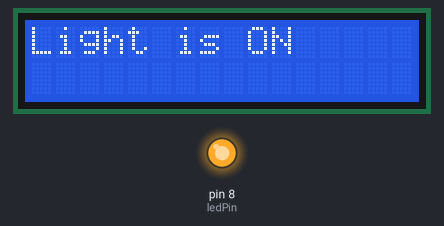
The sketch below on a simulated Arduino Uno, built with avr-gcc and run on an emulated ATmega328P. On the bench: 16×2 character LCD, output pins drawn as LEDs (lit = HIGH).

Above: at 0.1 s.
At 2.1 s:
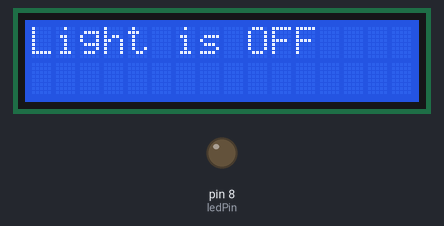
Timing chart, 0 to 129.8 s (numbered marks = the images above):
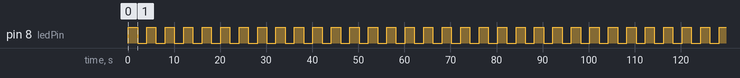

Measured:
- by itself, pin 8 (ledPin): alternates HIGH for 2.0 s and LOW for 2.0 s

The sketch:

a.ino
```cpp
#include <LiquidCrystal.h>

// Initialize the LCD, connect the pins as RS, E, D4, D5, D6, D7
LiquidCrystal lcd(12, 11, 5, 4, 3, 2);

int ledPin = 8;  // Pin for the LED (light bulb)
int ledState = LOW;  // Start with the LED off

void setup() {
  lcd.begin(16, 2);  // Start the LCD (16 columns and 2 rows)
  pinMode(ledPin, OUTPUT);  // Set the LED pin as an output

  // Print initial message to the LCD
  lcd.print("Light is OFF");
}

void loop() {
  // Toggle the LED every 2 seconds
  if (ledState == LOW) {
    ledState = HIGH;
    digitalWrite(ledPin, ledState);
    lcd.clear();
    lcd.print("Light is ON");
  } else {
    ledState = LOW;
    digitalWrite(ledPin, ledState);
    lcd.clear();
    lcd.print("Light is OFF");
  }

  delay(2000);  // Wait for 2 seconds before toggling
}
```
